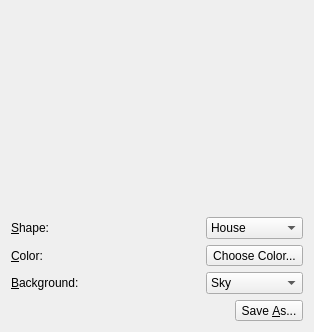
<?xml version="1.0" encoding="UTF-8"?>
<ui version="4.0">
 <class>Window</class>
 <widget class="QWidget" name="Window">
  <property name="geometry">
   <rect>
    <x>0</x>
    <y>0</y>
    <width>339</width>
    <height>353</height>
   </rect>
  </property>
  <property name="windowTitle">
   <string>SVG Generator</string>
  </property>
  <layout class="QGridLayout" name="gridLayout_2">
   <property name="sizeConstraint">
    <enum>QLayout::SetFixedSize</enum>
   </property>
   <item row="0" column="0">
    <spacer name="horizontalSpacer_2">
     <property name="orientation">
      <enum>Qt::Horizontal</enum>
     </property>
     <property name="sizeHint" stdset="0">
      <size>
       <width>40</width>
       <height>20</height>
      </size>
     </property>
    </spacer>
   </item>
   <item row="0" column="1">
    <widget class="DisplayWidget" name="displayWidget" native="true">
     <property name="sizePolicy">
      <sizepolicy hsizetype="Fixed" vsizetype="Fixed">
       <horstretch>200</horstretch>
       <verstretch>200</verstretch>
      </sizepolicy>
     </property>
     <property name="minimumSize">
      <size>
       <width>200</width>
       <height>200</height>
      </size>
     </property>
     <property name="maximumSize">
      <size>
       <width>200</width>
       <height>200</height>
      </size>
     </property>
    </widget>
   </item>
   <item row="0" column="2">
    <spacer name="horizontalSpacer_3">
     <property name="orientation">
      <enum>Qt::Horizontal</enum>
     </property>
     <property name="sizeHint" stdset="0">
      <size>
       <width>40</width>
       <height>20</height>
      </size>
     </property>
    </spacer>
   </item>
   <item row="1" column="0" colspan="3">
    <layout class="QGridLayout" name="gridLayout">
     <item row="0" column="0">
      <widget class="QLabel" name="label">
       <property name="text">
        <string>&amp;Shape:</string>
       </property>
       <property name="buddy">
        <cstring>shapeComboBox</cstring>
       </property>
      </widget>
     </item>
     <item row="0" column="1">
      <widget class="QComboBox" name="shapeComboBox">
       <item>
        <property name="text">
         <string>House</string>
        </property>
       </item>
       <item>
        <property name="text">
         <string>Car</string>
        </property>
       </item>
      </widget>
     </item>
     <item row="1" column="0">
      <widget class="QLabel" name="label_2">
       <property name="text">
        <string>&amp;Color:</string>
       </property>
       <property name="buddy">
        <cstring>colorButton</cstring>
       </property>
      </widget>
     </item>
     <item row="1" column="1">
      <widget class="QToolButton" name="colorButton">
       <property name="text">
        <string>Choose Color...</string>
       </property>
      </widget>
     </item>
     <item row="2" column="0">
      <widget class="QLabel" name="label_3">
       <property name="text">
        <string>&amp;Background:</string>
       </property>
       <property name="buddy">
        <cstring>shapeComboBox_2</cstring>
       </property>
      </widget>
     </item>
     <item row="2" column="1">
      <widget class="QComboBox" name="shapeComboBox_2">
       <item>
        <property name="text">
         <string>Sky</string>
        </property>
       </item>
       <item>
        <property name="text">
         <string>Trees</string>
        </property>
       </item>
       <item>
        <property name="text">
         <string>Road</string>
        </property>
       </item>
      </widget>
     </item>
    </layout>
   </item>
   <item row="2" column="0" colspan="3">
    <layout class="QHBoxLayout" name="horizontalLayout">
     <item>
      <spacer name="horizontalSpacer">
       <property name="orientation">
        <enum>Qt::Horizontal</enum>
       </property>
       <property name="sizeHint" stdset="0">
        <size>
         <width>40</width>
         <height>20</height>
        </size>
       </property>
      </spacer>
     </item>
     <item>
      <widget class="QToolButton" name="toolButton_2">
       <property name="text">
        <string>Save &amp;As...</string>
       </property>
      </widget>
     </item>
    </layout>
   </item>
  </layout>
 </widget>
 <customwidgets>
  <customwidget>
   <class>DisplayWidget</class>
   <extends>QWidget</extends>
   <header>displaywidget.h</header>
   <container>1</container>
  </customwidget>
 </customwidgets>
 <resources/>
 <connections>
  <connection>
   <sender>shapeComboBox</sender>
   <signal>currentIndexChanged(int)</signal>
   <receiver>Window</receiver>
   <slot>updateShape(int)</slot>
   <hints>
    <hint type="sourcelabel">
     <x>288</x>
     <y>232</y>
    </hint>
    <hint type="destinationlabel">
     <x>336</x>
     <y>234</y>
    </hint>
   </hints>
  </connection>
  <connection>
   <sender>colorButton</sender>
   <signal>clicked()</signal>
   <receiver>Window</receiver>
   <slot>updateColor()</slot>
   <hints>
    <hint type="sourcelabel">
     <x>301</x>
     <y>262</y>
    </hint>
    <hint type="destinationlabel">
     <x>337</x>
     <y>267</y>
    </hint>
   </hints>
  </connection>
  <connection>
   <sender>shapeComboBox_2</sender>
   <signal>currentIndexChanged(int)</signal>
   <receiver>Window</receiver>
   <slot>updateBackground(int)</slot>
   <hints>
    <hint type="sourcelabel">
     <x>306</x>
     <y>299</y>
    </hint>
    <hint type="destinationlabel">
     <x>337</x>
     <y>311</y>
    </hint>
   </hints>
  </connection>
  <connection>
   <sender>toolButton_2</sender>
   <signal>clicked()</signal>
   <receiver>Window</receiver>
   <slot>saveSvg()</slot>
   <hints>
    <hint type="sourcelabel">
     <x>298</x>
     <y>336</y>
    </hint>
    <hint type="destinationlabel">
     <x>307</x>
     <y>348</y>
    </hint>
   </hints>
  </connection>
 </connections>
 <slots>
  <slot>updateBackground(int)</slot>
  <slot>updateColor()</slot>
  <slot>updateShape(int)</slot>
  <slot>saveSvg()</slot>
 </slots>
</ui>
